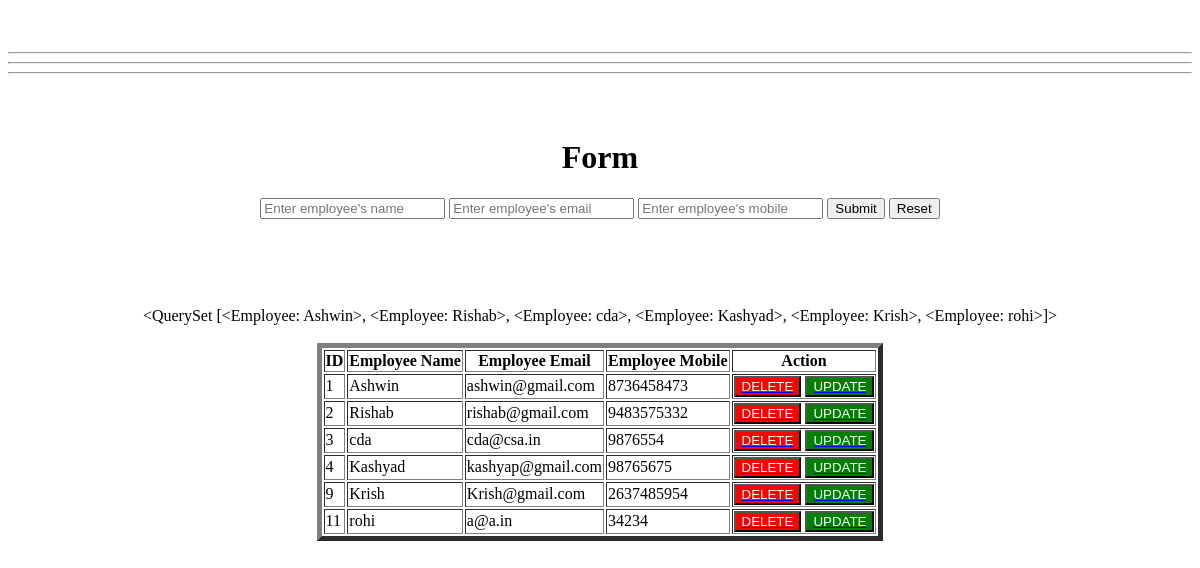
/, run on an earlier commit of the app's database.
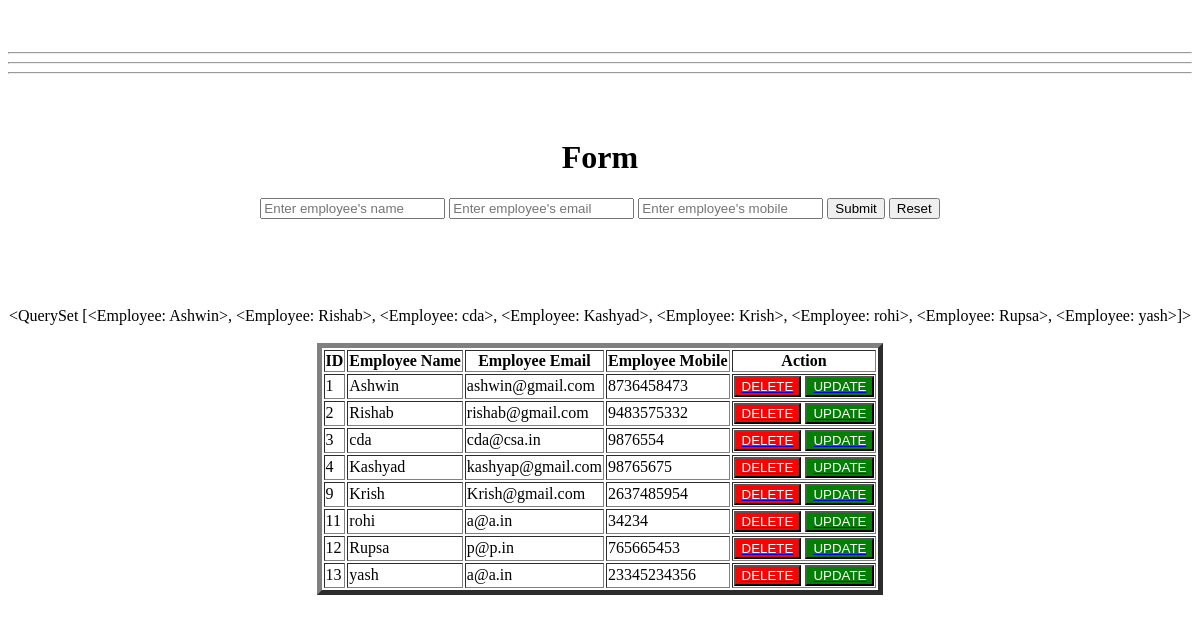
And on a later commit of the database.
### firstapp/models.py (models this page shows)
class Employee(models.Model):
    Emp_name = models.CharField(max_length=100)
    Emp_Email = models.EmailField()
    Emp_Mobile = models.IntegerField()
    def __str__(self) -> str:
        return self.Emp_name

### firstapp/views.py (the view, shortened to what this page needs)
# urls.py: path('',home, name='home'),
def home(request):
    query = Employee.objects.all()
    context = {'employee': query}
    return render(request, "index.html", context)

### firstapp/templates/index.html (shortened to what this page needs)
<html>
<head>
</head>
<body>
<br><br>
<center>
	<hr><hr><hr>
	<br><br>
	<h1>Form</h1>
	<form method="POST">
		<input type = "text" name = "Emp_name" placeholder="Enter employee's name" required>
		<input type = "text" name = "Emp_Email" placeholder="Enter employee's email" required>
		<input type = "text" name = "Emp_Mobile" placeholder="Enter employee's mobile " required>
		<input type = "submit" name = "submit">
		<input type = "reset">
	</form>
	<br><br>
<br><br>
	{{employee}}
	<br><br>
	<table border = "5">
		<tr>
			<th>ID</th>
			<th>Employee Name</th>
			<th>Employee Email</th>
			<th>Employee Mobile</th>
			<th>Action</th>
		</tr>
		{% for e in employee %}
		<tr>
			<td>{{e.id}}</td>
			<td>{{e.Emp_name}}</td>
			<td>{{e.Emp_Email}}</td>
			<td>{{e.Emp_Mobile}}</td>
			<td>
				<button style="background-color: red;"><a href="delete/{{e.id}}"><font color="white">DELETE</font></a></button>
				<button style="background-color: green;"><a href="update/{{e.id}}"><font color="white">UPDATE</font></a></button>
			</td>
		</tr>
		{% endfor %}
	</table>
</center>
</body>
</html>

What changed in the data, as far as the page shows it:
computed for Employee "Ashwin": Emp_name.Emp_name "<QuerySet [<Employee: Ashwin>, <Employee: Rishab>, <Employee: cda>, <Employee: Kashyad>, <Employee: Krish>, <Employee: rohi>]>" → "…Kashyad>, <Employee: Krish>, <Employee: rohi>, <Employee: Rupsa>, <Employee: yash>]>"
added Employee: id "12", Emp_name "Rupsa", Emp_Email "p@p.in", Emp_Mobile "765665453"
added Employee: id "13", Emp_name "yash", Emp_Email "a@a.in", Emp_Mobile "23345234356"
